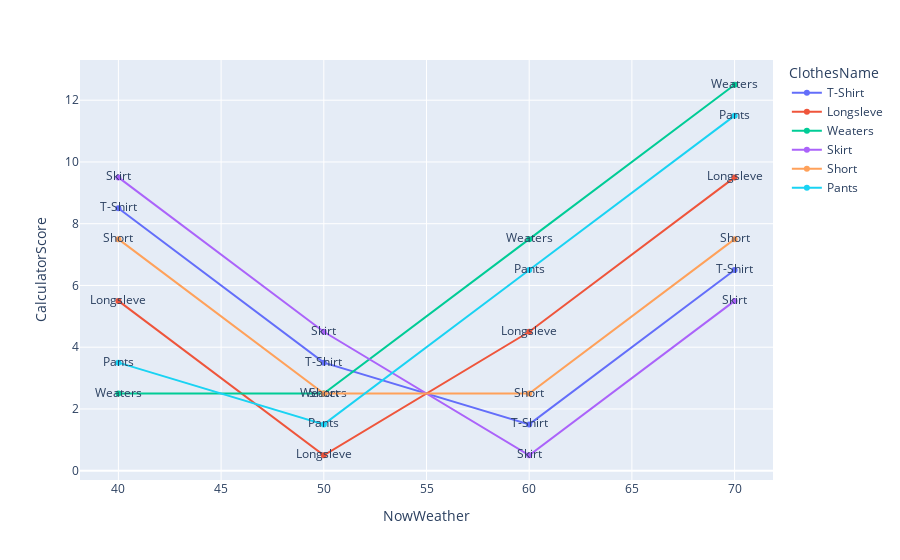

Here is the notebook cell this chart was saved with:
### Code cell
fig = px.line(df_sigle_show_humd, 
    x = 'NowWeather',
    y = 'CalculatorScore',
    color = 'ClothesName',
    text= "ClothesName")
fig.show()

# fig = px

### Figure 1 — Plotly figure (JSON) as saved in the notebook; plotly's stock layout.template omitted (floating-point values rounded to 4 significant figures)
{"data": [{"hovertemplate": "ClothesName=%{text}<br>NowWeather=%{x}<br>CalculatorScore=%{y}<extra></extra>", "legendgroup": "T-Shirt", "line": {"color": "#636efa", "dash": "solid"}, "marker": {"symbol": "circle"}, "mode": "lines+text+markers", "name": "T-Shirt", "orientation": "v", "showlegend": true, "text": ["T-Shirt", "T-Shirt", "T-Shirt", "T-Shirt"], "type": "scatter", "x": [40, 50, 60, 70], "xaxis": "x", "y": [8.5, 3.5, 1.5, 6.5], "yaxis": "y"}, {"hovertemplate": "ClothesName=%{text}<br>NowWeather=%{x}<br>CalculatorScore=%{y}<extra></extra>", "legendgroup": "Longsleve", "line": {"color": "#EF553B", "dash": "solid"}, "marker": {"symbol": "circle"}, "mode": "lines+text+markers", "name": "Longsleve", "orientation": "v", "showlegend": true, "text": ["Longsleve", "Longsleve", "Longsleve", "Longsleve"], "type": "scatter", "x": [40, 50, 60, 70], "xaxis": "x", "y": [5.5, 0.5, 4.5, 9.5], "yaxis": "y"}, {"hovertemplate": "ClothesName=%{text}<br>NowWeather=%{x}<br>CalculatorScore=%{y}<extra></extra>", "legendgroup": "Weaters", "line": {"color": "#00cc96", "dash": "solid"}, "marker": {"symbol": "circle"}, "mode": "lines+text+markers", "name": "Weaters", "orientation": "v", "showlegend": true, "text": ["Weaters", "Weaters", "Weaters", "Weaters"], "type": "scatter", "x": [40, 50, 60, 70], "xaxis": "x", "y": [2.5, 2.5, 7.5, 12.5], "yaxis": "y"}, {"hovertemplate": "ClothesName=%{text}<br>NowWeather=%{x}<br>CalculatorScore=%{y}<extra></extra>", "legendgroup": "Skirt", "line": {"color": "#ab63fa", "dash": "solid"}, "marker": {"symbol": "circle"}, "mode": "lines+text+markers", "name": "Skirt", "orientation": "v", "showlegend": true, "text": ["Skirt", "Skirt", "Skirt", "Skirt"], "type": "scatter", "x": [40, 50, 60, 70], "xaxis": "x", "y": [9.5, 4.5, 0.5, 5.5], "yaxis": "y"}, {"hovertemplate": "ClothesName=%{text}<br>NowWeather=%{x}<br>CalculatorScore=%{y}<extra></extra>", "legendgroup": "Short", "line": {"color": "#FFA15A", "dash": "solid"}, "marker": {"symbol": "circle"}, "mode": "lines+text+markers", "name": "Short", "orientation": "v", "showlegend": true, "text": ["Short", "Short", "Short", "Short"], "type": "scatter", "x": [40, 50, 60, 70], "xaxis": "x", "y": [7.5, 2.5, 2.5, 7.5], "yaxis": "y"}, {"hovertemplate": "ClothesName=%{text}<br>NowWeather=%{x}<br>CalculatorScore=%{y}<extra></extra>", "legendgroup": "Pants", "line": {"color": "#19d3f3", "dash": "solid"}, "marker": {"symbol": "circle"}, "mode": "lines+text+markers", "name": "Pants", "orientation": "v", "showlegend": true, "text": ["Pants", "Pants", "Pants", "Pants"], "type": "scatter", "x": [40, 50, 60, 70], "xaxis": "x", "y": [3.5, 1.5, 6.5, 11.5], "yaxis": "y"}], "layout": {"legend": {"title": {"text": "ClothesName"}, "tracegroupgap": 0}, "margin": {"t": 60}, "xaxis": {"anchor": "y", "domain": [0, 1], "title": {"text": "NowWeather"}}, "yaxis": {"anchor": "x", "domain": [0, 1], "title": {"text": "CalculatorScore"}}}}
